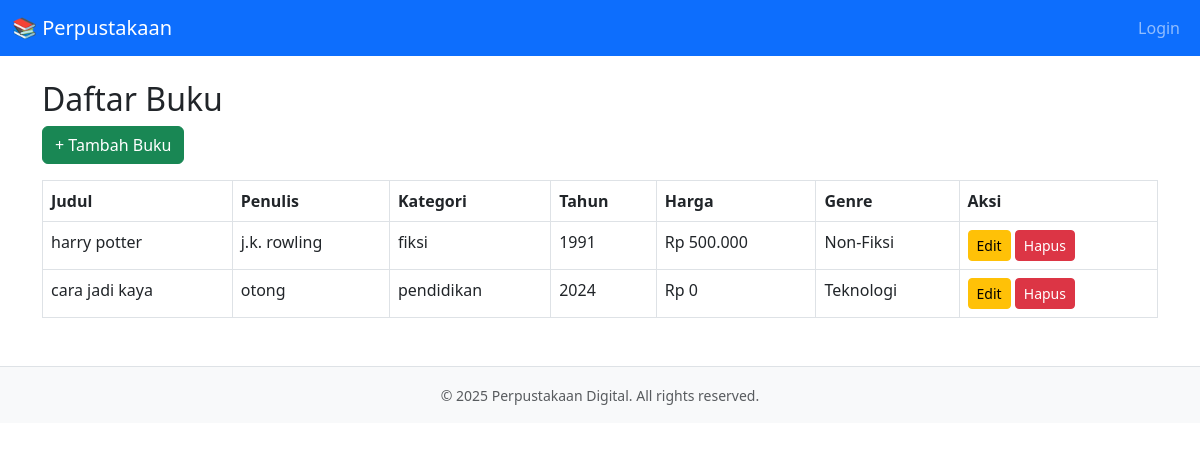
Screenshot of /public/books.php with the database file from the repository.
### tables this page shows
CREATE TABLE `books` (
  `id_book` int(11) NOT NULL,
  `title` varchar(255) NOT NULL,
  `author` varchar(255) NOT NULL,
  `category` varchar(255) DEFAULT NULL,
  `year` int(11) DEFAULT NULL,
  `harga` decimal(10,2) DEFAULT NULL,
  `id_genre` int(11) DEFAULT NULL,
  `description` text DEFAULT NULL
);

CREATE TABLE `genres` (
  `id_genre` int(11) NOT NULL,
  `name` varchar(50) NOT NULL
);

### public/books.php (the view)
<?php
include '../config/db.php';
include '../views/header.php';
$books = $pdo->query("SELECT books.*, genres.name AS genre FROM books LEFT JOIN genres ON books.id_genre = genres.id_genre")->fetchAll();
?>
<h2>Daftar Buku</h2>
<a href="add_book.php" class="btn btn-success mb-3">+ Tambah Buku</a>
<table class="table table-bordered">
    <thead>
        <tr>
            <th>Judul</th>
            <th>Penulis</th>
            <th>Kategori</th>
            <th>Tahun</th>
            <th>Harga</th>
            <th>Genre</th>
            <th>Aksi</th>
        </tr>
    </thead>
    <tbody>
        <?php foreach ($books as $book): ?>
            <tr>
                <td><?= htmlspecialchars($book['title']) ?></td>
                <td><?= htmlspecialchars($book['author']) ?></td>
                <td><?= htmlspecialchars($book['category']) ?></td>
                <td><?= $book['year'] ?></td>
                <td>Rp <?= number_format($book['harga'], 0, ',', '.') ?></td>
                <td><?= $book['genre'] ?></td>
                <td>
                    <a href="edit_book.php?id=<?= $book['id_book'] ?>" class="btn btn-warning btn-sm">Edit</a>
                    <a href="delete_book.php?id=<?= $book['id_book'] ?>" class="btn btn-danger btn-sm"
                        onclick="return confirm('Yakin ingin menghapus buku ini?')">Hapus</a>
                </td>
            </tr>
        <?php endforeach; ?>
    </tbody>
</table>
<?php include '../views/footer.php'; ?>

### rows the page displays
books: title "harry potter", author "j.k. rowling", category "fiksi", year "1991", harga "500.000", id_genre.name "Non-Fiksi"
books: title "cara jadi kaya", author "otong", category "pendidikan", year "2024", harga "0", id_genre.name "Teknologi"
